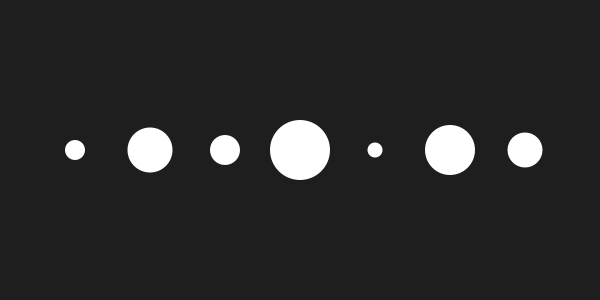
Frame 1 (no input)
Frame 60 (the mouse pressed at the canvas centre just before this capture): identical to frame 1, image omitted
Frame 120 (the mouse held since frame 60 and released just before this capture): identical to frame 1, image omitted

The Processing sketch that drew this single still picture (run headless with seeded random() and noise(); from frame 60 on, the mouse is pressed at the canvas centre):

// Processing sketch: Day_1_Demo
// ── Day_1_Demo.pde
// Day 1 Demo - Arrays
// Draw circles from an array of sizes

float[] sizes = {20, 45, 30, 60, 15, 50, 35};

void setup() {
  size(600, 300);
}

void draw() {
  background(30);

  float spacing = width / (sizes.length + 1);

  for (int i = 0; i < sizes.length; i++) {
    float x = spacing * (i + 1);
    fill(255);
    noStroke();
    circle(x, height / 2, sizes[i]);
  }
}
